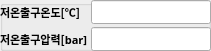
    <widget class="QGroupBox" name="evap_out_group">
     <property name="geometry">
      <rect>
       <x>340</x>
       <y>750</y>
       <width>211</width>
       <height>51</height>
      </rect>
     </property>
     <property name="title">
      <string/>
     </property>
     <widget class="QWidget" name="formLayoutWidget_9">
      <property name="geometry">
       <rect>
        <x>0</x>
        <y>0</y>
        <width>211</width>
        <height>51</height>
       </rect>
      </property>
      <layout class="QFormLayout" name="formLayout_13">
       <property name="horizontalSpacing">
        <number>3</number>
       </property>
       <property name="verticalSpacing">
        <number>3</number>
       </property>
       <property name="leftMargin">
        <number>0</number>
       </property>
       <property name="topMargin">
        <number>0</number>
       </property>
       <property name="rightMargin">
        <number>0</number>
       </property>
       <property name="bottomMargin">
        <number>0</number>
       </property>
       <item row="0" column="0">
        <widget class="QLabel" name="evap_out_T_label">
         <property name="font">
          <font>
           <family>굴림</family>
           <pointsize>8</pointsize>
           <bold>true</bold>
          </font>
         </property>
         <property name="text">
          <string>저온출구온도[℃]</string>
         </property>
        </widget>
       </item>
       <item row="0" column="1">
        <widget class="QLineEdit" name="evap_out_T_edit">
         <property name="enabled">
          <bool>true</bool>
         </property>
         <property name="font">
          <font>
           <family>HY견고딕</family>
           <pointsize>8</pointsize>
           <bold>false</bold>
          </font>
         </property>
         <property name="focusPolicy">
          <enum>Qt::FocusPolicy::StrongFocus</enum>
         </property>
         <property name="styleSheet">
          <string notr="true">border-color: rgb(255, 255, 255);</string>
         </property>
         <property name="text">
          <string/>
         </property>
        </widget>
       </item>
       <item row="1" column="0">
        <widget class="QLabel" name="evap_out_p_label">
         <property name="font">
          <font>
           <family>굴림</family>
           <pointsize>8</pointsize>
           <bold>true</bold>
          </font>
         </property>
         <property name="text">
          <string>저온출구압력[bar]</string>
         </property>
        </widget>
       </item>
       <item row="1" column="1">
        <widget class="QLineEdit" name="evap_out_p_edit">
         <property name="enabled">
          <bool>true</bool>
         </property>
         <property name="font">
          <font>
           <family>HY견고딕</family>
           <pointsize>8</pointsize>
           <bold>false</bold>
          </font>
         </property>
         <property name="focusPolicy">
          <enum>Qt::FocusPolicy::StrongFocus</enum>
         </property>
         <property name="styleSheet">
          <string notr="true">border-color: rgb(255, 255, 255);</string>
         </property>
         <property name="text">
          <string/>
         </property>
        </widget>
       </item>
      </layout>
     </widget>
    </widget>
